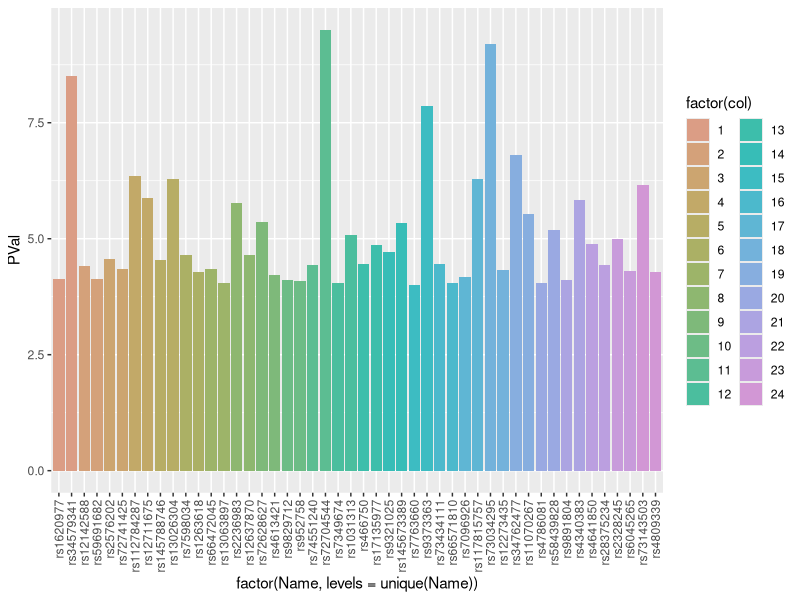
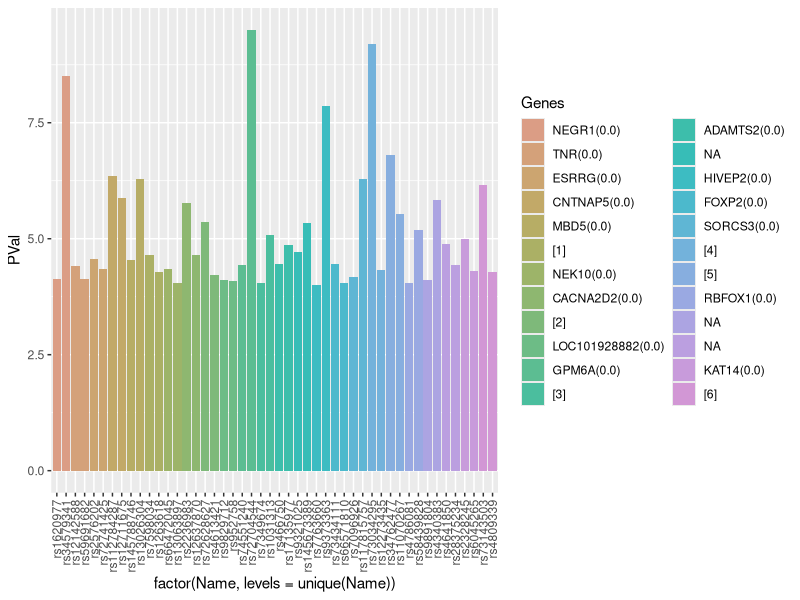
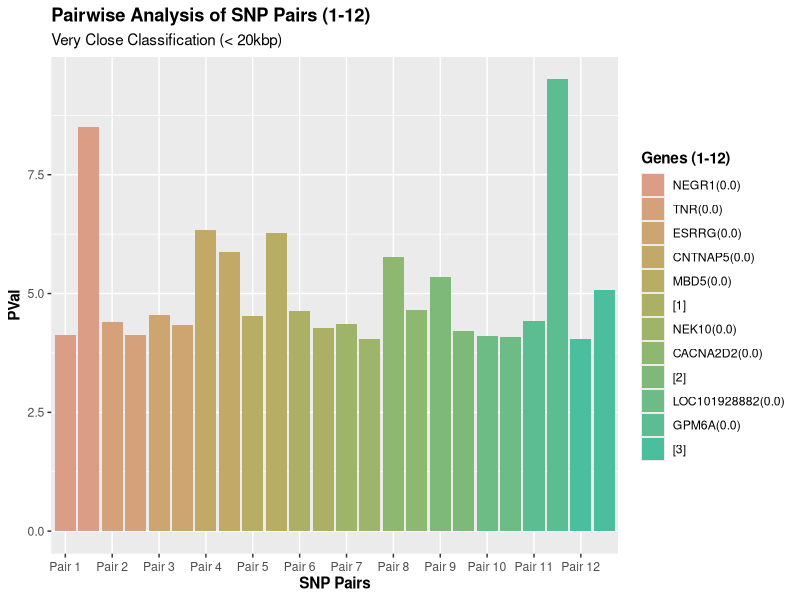
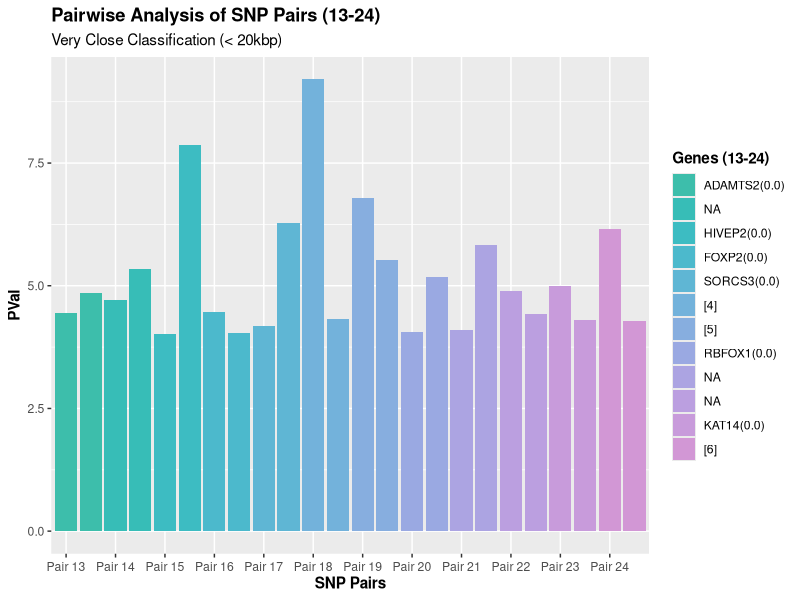

The R script that drew these images, in order:
## ---- chunk 1
library('readxl')
ANX_data <- read_excel('ANX_2026_daner_fullANX_v12_woUTAH_11022026.gz.p4.clump.areator.sorted.1mhc (1).xls')
## ---- chunk 2
library('tidyverse')

chr_distances_1 <- list()

for(chr_num in 1:10){
  chr_data <- ANX_data %>% 
    filter(CHR == chr_num) %>% 
    arrange(BP)
  # 2. Only calculate distances if there are at least 2 SNPs
  #    because you need a current SNP and a next SNP to find a distance
  if (nrow(chr_data) >= 2) {
    
    # 3. Create a table comparing each SNP to the next SNP
    distance_table <- data.frame(
      CHR = chr_num,                         # chromosome number
      SNP = chr_data$SNP[-nrow(chr_data)],   # all SNPs except the last one
      PVal = chr_data$P[-nrow(chr_data)],    # corresponding PVals
      curr_SNP_pos = chr_data$BP[-nrow(chr_data)], # all positions except the last one
      next_SNP_pos = chr_data$BP[-1],            # all positions except the first one
      BP_diff = diff(chr_data$BP)           # distance between neighboring SNPs
    )
    
    # 4. Store this chromosome's distance table in the list
    chr_distances_1[[chr_num]] <- distance_table
  }
}

# 5. Combine all chromosome tables into one big data frame
chr_distances_1  <- do.call(rbind, chr_distances_1)

# 3. Classify each distance into your table's custom scales!
chr_distances_1  <- chr_distances_1  %>% 
  mutate(
    Classification = case_when(
      BP_diff < 20000                  ~ "very close",
      BP_diff >= 20000 & BP_diff < 100000   ~ "close",
      BP_diff >= 100000 & BP_diff < 1000000 ~ "far",
      BP_diff >= 1000000               ~ "very far"
    )
  )


# View the final table
chr_distances_1 
## ---- chunk 3
#new empty list thats going to hold all chromosome distances, each entry is a dataframe
chr_distances_2 <- list()

for(chr_num in 11:22){
  chr_data <- ANX_data %>% 
    filter(CHR == chr_num) %>% 
    arrange(BP)
  # 2. Only calculate distances if there are at least 2 SNPs
  #    because you need a current SNP and a next SNP to find a distance
  if (nrow(chr_data) >= 2) {
    
    # 3. Create a table comparing each SNP to the next SNP
    distance_table <- data.frame(
      CHR = chr_num,                         # chromosome number
      SNP = chr_data$SNP[-nrow(chr_data)],   # all SNPs except the last one
      PVal = chr_data$P[-nrow(chr_data)],    # corresponding PVals
      curr_SNP_pos = chr_data$BP[-nrow(chr_data)], # all positions except the last one
      next_SNP_pos = chr_data$BP[-1],            # all positions except the first one
      BP_diff = diff(chr_data$BP)           # distance between neighboring SNPs
    )
    
    # 4. Store this chromosome's distance table in the list
    chr_distances_2[[chr_num]] <- distance_table
  }
}

# 5. Combine all chromosome tables into one big data frame
chr_distances_2 <- do.call(rbind, chr_distances_2)

# 3. Classify each distance into your table's custom scales!
chr_distances_2 <- chr_distances_2 %>% 
  mutate(
    Classification = case_when(
      BP_diff < 20000                  ~ "very close",
      BP_diff >= 20000 & BP_diff < 100000   ~ "close",
      BP_diff >= 100000 & BP_diff < 1000000 ~ "far",
      BP_diff >= 1000000               ~ "very far"
    )
  )


# View the final table
chr_distances_2 


## ---- chunk 4

closepairs <- list()
close_SNPs <- c()
volcano_SNP_overlaps <- c()

#loops through chr_distances_1 and 2, pulls out rows (SNPS) classified as very close, and adds that SNP
#and the next (very close to each other) as well as the chromosome number to a list (dictionary)

#also adds the SNP to list volcano_SNP_overlaps to analyze/compare data with volcano plot

for (i in 1:length(chr_distances_1$Classification)) {
  if (chr_distances_1$Classification[i] == 'very close') {
    closepairs <- append(closepairs, list(c(chr_distances_1$CHR[i], chr_distances_1$SNP[i], chr_distances_1$PVal[i], chr_distances_1$SNP[i+1], chr_distances_1$PVal[i+1])))
    close_SNPs <- append(volcano_SNP_overlaps, chr_distances_1$SNP[i])
  }
}


for (i in 1:length(chr_distances_2$Classification)) {
  if (chr_distances_2$Classification[i] == 'very close') {
    closepairs <- append(closepairs, list(c(chr_distances_2$CHR[i], chr_distances_2$SNP[i], chr_distances_2$PVal[i], chr_distances_2$SNP[i+1], chr_distances_2$PVal[i+1]))) 
    close_SNPs <- append(volcano_SNP_overlaps, chr_distances_2$SNP[i])
  }
}

closepairs
## ---- chunk 5
ANX_data <- rename(ANX_data,'genelist' = 'genes.6.50kb(dist2index)')
SNP_names <- c()
SNP_pval <- c()
for (i in 1:length(chr_distances_1$Classification)) {
  if (chr_distances_1$Classification[i] == 'very close') {
    SNP_names <- c(SNP_names, chr_distances_1$SNP[i], chr_distances_1$SNP[i+1])
    SNP_pval <- c(SNP_pval, chr_distances_1$PVal[i], chr_distances_1$PVal[i+1])
  }
}

for (i in 1:length(chr_distances_2$Classification)) {
  if (chr_distances_2$Classification[i] == 'very close') {
    SNP_names <- c(SNP_names, chr_distances_2$SNP[i], chr_distances_2$SNP[i+1])
    SNP_pval <- c(SNP_pval, chr_distances_2$PVal[i], chr_distances_2$PVal[i+1])
  }
}
SNP_names
SNP_pval
## ---- chunk 6
column_list <- list(
  Name = SNP_names,
  PVal = -log10(SNP_pval)
)
df_data <- as.data.frame(column_list)
pair_num <- 1
df_data$col <- 1
df_data$genes <- NA
for (i in 1:nrow(df_data)){
  if (i > 2){
    if (df_data$col[i-1] == df_data$col[i-2]){
        pair_num <- pair_num + 1
    }
  }
  df_data$col[i] <- pair_num
  df_data$genes[i] <- ANX_data$genelist[ANX_data$SNP == df_data$Name[i]]
}
df_data

palette_cols <- hcl.colors(30, palette = "Dynamic")
ggplot(df_data, aes(x = factor(Name, levels = unique(Name)), y = PVal, fill = factor(col))) + geom_col() + theme(axis.text.x = element_text(angle = 90, vjust = 0.5, hjust = 1)) + scale_fill_manual(values = palette_cols)

## ---- chunk 7
library(stringr)
library(tidyr)
pairdf <- as.data.frame(do.call(rbind, closepairs))
colnames(pairdf) <- c('Chromosome', 'SNP1', 'Pval1', 'SNP2', 'Pval2')

genevec <- c()
for (i in seq(from = 1, to = 48, by = 2)) {
    if (grepl("0.0", df_data$genes[i], fixed = TRUE)) {
      genevec <-append(genevec, df_data$genes[i])
    } 
    else{
      genevec <- append(genevec, 'NA')
    }
}
genevec
## ---- chunk 8
gene_legend <- genevec
gene_legend2 <-

tempvec <- c()
num <- 1 # for annotation purposes

for (i in 1:length(gene_legend)) { # for all the 24 elements in this list
  
  # if an element has a comma, the element has multiple genes
  if (grepl(",", gene_legend[i])) { 
    
    tempvec <- trimws(unlist(strsplit(gene_legend[i], ','))) # vectorize these genes
    zero_genes <- grep("0.0", tempvec, value = TRUE)
    
    # for each gene in the vectorized list && if we haven't already found  0.0 gene
    if (length(zero_genes) == 1) {
        gene_legend[i] <- zero_genes[1]
    } else {
        gene_legend[i] <- paste0("[", num, "]")
        genevec[i] <- paste0("[", num, "] ",  genevec[i])
        gene_legend2 <- append(genevec[i], gene_legend2)
        num <- num + 1

    }
  }
}
gene_legend

## ---- chunk 9
gene_legend2
## ---- chunk 10
genevec
## ---- chunk 11
# 1. Update the ggplot code with the labels argument
ggplot(df_data, aes(x = factor(Name, levels = unique(Name)), y = PVal, fill = factor(col))) + 
  geom_col() + 
  theme(axis.text.x = element_text(angle = 90, vjust = 0.5, hjust = 1)) + 
  scale_fill_manual(
    values = palette_cols,
    labels = gene_legend, # Each pair is assigned its Gene
    name = "Genes"        
  ) 
  

## ---- chunk 12
df_data
## ---- chunk 13
# Ensure col is set up correctly (values 1 to 24)
df_data$col <- rep(1:24, each = 2)[1:nrow(df_data)]

# --- Split the Data Frame ---
df_part1 <- subset(df_data, col <= 12)
df_part2 <- subset(df_data, col > 12)

# --- Split the Color Palette ---
palette_part1 <- palette_cols[1:12]
palette_part2 <- palette_cols[13:24]

# --- Split the Legend Labels ---
legend_part1 <- gene_legend[1:12]
legend_part2 <- gene_legend[13:24]
## ---- chunk 14
# Extract every second name to use as breaks (creates a tick mark every 2 SNPs)
breaks_part1 <- unique(df_part1$Name)[seq(1, length(unique(df_part1$Name)), by = 2)]

# Create a clean label for those ticks, like "Pair 1", "Pair 2", etc.
labels_part1 <- paste("Pair", 1:12)

ggplot(df_part1, aes(x = factor(Name, levels = unique(Name)), y = PVal, fill = factor(col))) +  
  geom_col() +  
  scale_x_discrete(
    breaks = breaks_part1,  # Forces a tick mark every 2 SNPs
    labels = labels_part1   # Names them cleanly "Pair 1", "Pair 2"...
  ) +
  theme(
    axis.text.x = element_text(vjust = 0.5, hjust = 0.5), # Standard text alignment
    axis.ticks.x = element_line(),                        # Ensures the tick marks show up
    plot.title = element_text(face = "bold"),
    axis.title.x = element_text(face = "bold"),
    axis.title.y = element_text(face = "bold"),
    legend.title = element_text(face = "bold")
  ) +  
  scale_fill_manual(
    values = palette_part1,
    labels = legend_part1,
    name = "Genes (1-12)"
  ) +
  labs(x = "SNP Pairs",
       title = "Pairwise Analysis of SNP Pairs (1-12)",
       subtitle = "Very Close Classification (< 20kbp)")
## ---- chunk 15
# Extract every second name for the second half
breaks_part2 <- unique(df_part2$Name)[seq(1, length(unique(df_part2$Name)), by = 2)]
labels_part2 <- paste("Pair", 13:24)

ggplot(df_part2, aes(x = factor(Name, levels = unique(Name)), y = PVal, fill = factor(col))) +  
  geom_col() +  
  scale_x_discrete(
    breaks = breaks_part2,  
    labels = labels_part2   
  ) +
  theme(
    axis.text.x = element_text(vjust = 0.5, hjust = 0.5), 
    axis.ticks.x = element_line(), 
    plot.title = element_text(face = "bold"),
    axis.title.x = element_text(face = "bold"),
    axis.title.y = element_text(face = "bold"),
    legend.title = element_text(face = "bold")
  ) +  
  scale_fill_manual(
    values = palette_part2,
    labels = legend_part2,
    name = "Genes (13-24)"
  ) +
  labs(x = "SNP Pairs",
       title = "Pairwise Analysis of SNP Pairs (13-24)",
       subtitle = "Very Close Classification (< 20kbp)")
## ---- chunk 16
 
sig_from_volcano <- c("rs58825580", "rs7110863",  "rs10959883", "rs11241568", "rs4976976",  "rs10476497", "rs77960")
overlaps <- c()
for (i in 1:length(close_SNPs)) {
  for (j in 1:length(sig_from_volcano)) {
    if (sig_from_volcano[j] == close_SNPs[i]) {
    overlaps <- append(overlaps, close_SNPs[i])
    }
  }
}
overlaps
